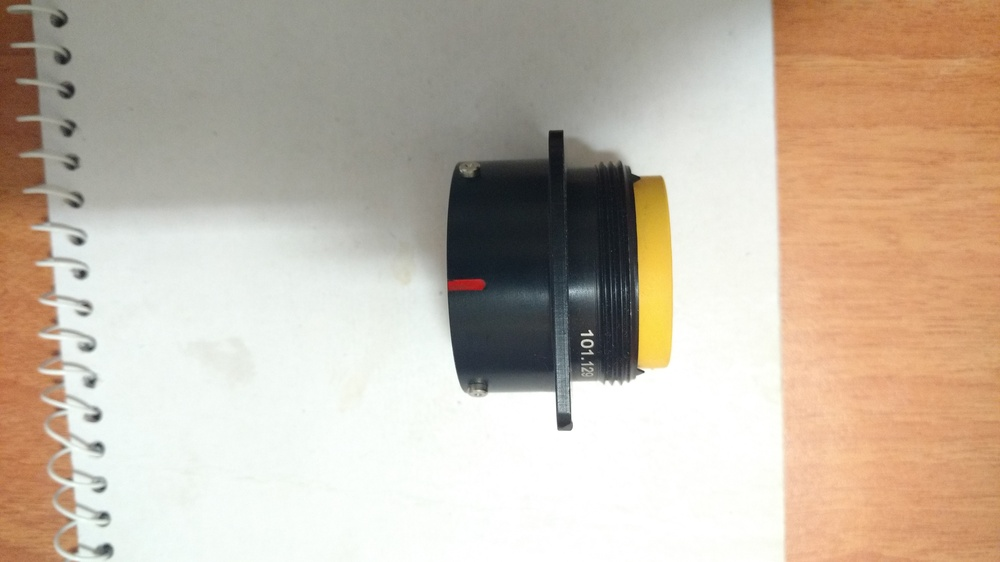
//> input picture New folder/IMG_20160225_114742755.jpg, 1000 x 562 px, shrunk from 5344 x 3006 before the run, given in place of the camera
$ ./SirsCode   (built with g++ and OpenCV 4)
//> lines starting //> are read from the running program, lines starting //| are printed output that depends on the picture; after the words box and inside, x2 and y2 are one past the last pixel; in counts of white or black regions, pixels touching at a corner belong together
#include "opencv2/opencv.hpp"
#include "opencv2/highgui/highgui.hpp"
#include "opencv2/imgproc/imgproc.hpp"
#include "opencv2/core/operations.hpp"

using namespace cv;
using namespace std;

Mat red_hue_image,src,hsv,src_gray;


int thresh = 100;
int max_thresh = 255;
RNG rng(12345);
int i = 0;

/// Function headers
void thresh_callback(int, void*);
string getImageType(int);

int main(int, char**)
{
	VideoCapture cap(0); // open the default camera
	if (!cap.isOpened())  // check if we succeeded
		return -1;
	cap >> src;
//> src is the input picture: 562 rows x 1000 cols, CV_8UC3; mean B, G, R 167, 183.3, 197
	Mat OrMat(src.rows, src.cols, 0);
	Mat AndMat(src.rows, src.cols, 0);

	int x = 1;
	int fps = 10;
	int flag = 0;

	for (;;)
	{
		cap >> src;
		imshow("Original", src);
		if (waitKey(30) >= 0)
//> the Esc key is pressed
			break;
		cvtColor(src, hsv, COLOR_BGR2HSV);	//save hsv
		Mat lower_hue_range;
		Mat upper_hue_range;
		inRange(hsv, Scalar(0, 25, 55), Scalar(15, 255, 230), lower_hue_range);
		inRange(hsv, Scalar(160, 100, 55), Scalar(179, 255, 230), upper_hue_range);
		addWeighted(lower_hue_range, 1.0, upper_hue_range, 1.0, 0.0, red_hue_image);	//by now you have the reds in red_hue_image
		GaussianBlur(red_hue_image, red_hue_image, Size(9, 9), 1, 1);	//blur the red matrix
		imshow("Only Red", red_hue_image);	//show the red matrix
		thresh_callback(0, 0);
	}

	for (int i=0;i<40;i++)
	{
		cap >> src;
		cvtColor(src, hsv, COLOR_BGR2HSV);	//save hsv
//> hsv: 562 rows x 1000 cols, CV_8UC3; mean H, S, V 38.9, 45.5, 199.5
		Mat lower_hue_range;
		Mat upper_hue_range;
		inRange(hsv, Scalar(0, 25, 55), Scalar(15, 255, 230), lower_hue_range);
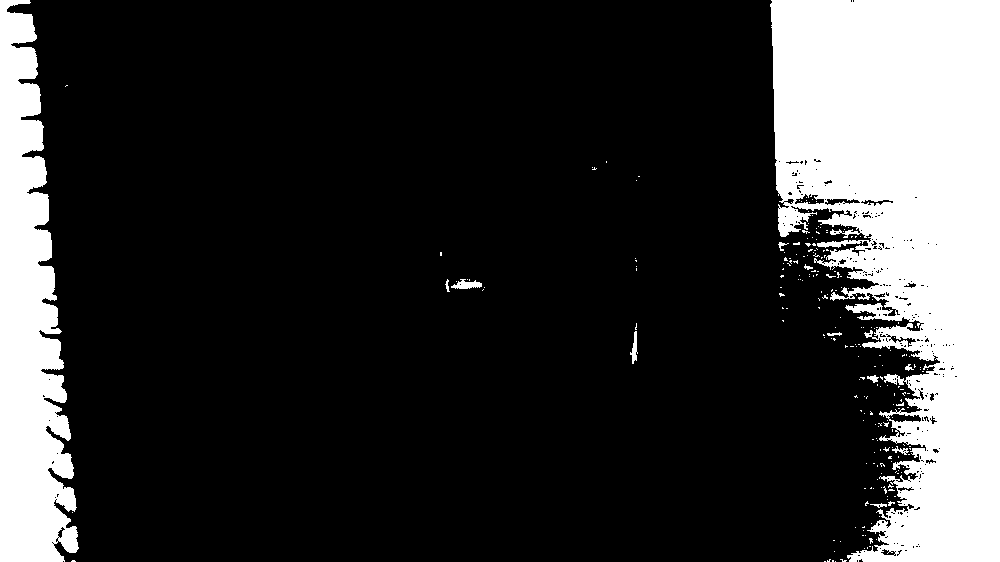
//> lower_hue_range: 562 rows x 1000 cols, CV_8UC1; 21.1% white; 233 white regions (221 under 20 px), largest, box (x1, y1, x2, y2) and area: (770, 0, 1000, 562) 88014, (0, 0, 79, 562) 28973, (451, 279, 482, 289) 185
		inRange(hsv, Scalar(160, 100, 55), Scalar(179, 255, 230), upper_hue_range);
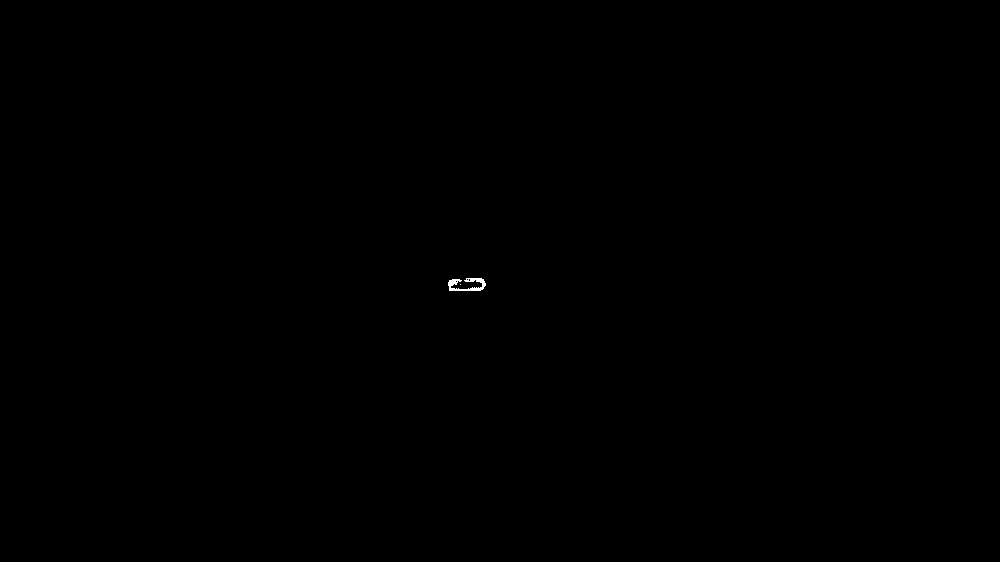
//> upper_hue_range: 562 rows x 1000 cols, CV_8UC1; 0.05% white; 2 white regions (1 under 20 px), largest, box (x1, y1, x2, y2) and area: (448, 278, 486, 291) 252
		addWeighted(lower_hue_range, 1.0, upper_hue_range, 1.0, 0.0, red_hue_image);	//by now you have the reds in red_hue_image
//> red_hue_image: 562 rows x 1000 cols, CV_8UC1; 21.1% white; 227 white regions (216 under 20 px), largest, box (x1, y1, x2, y2) and area: (770, 0, 1000, 562) 88014, (0, 0, 79, 562) 28973, (445, 278, 486, 292) 476
		GaussianBlur(red_hue_image, red_hue_image, Size(9, 9), 1, 1);	//blur the red matrix
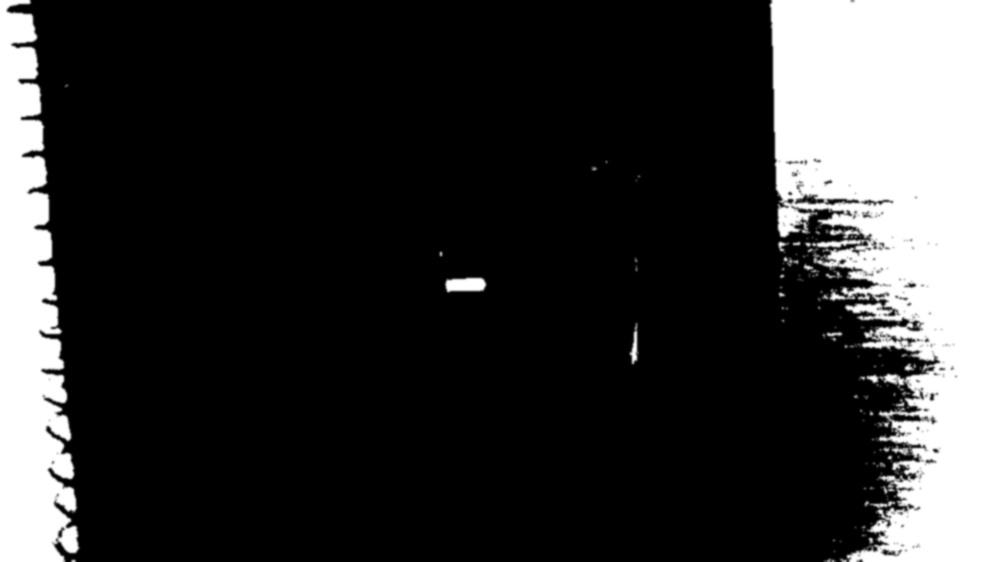
//> red_hue_image: 562 rows x 1000 cols, CV_8UC1; min 0, max 255, mean 53.8
		thresh_callback(0, 0);
		//imshow("OrMat", OrMat);
		bitwise_or(OrMat, red_hue_image, OrMat);
		bitwise_and(AndMat, red_hue_image, AndMat);
	}

	//bitwise_not(OrMat, OrMat);
	imshow("OrMat", OrMat);
	imshow("AndMat", AndMat);

	//now take row sum and column sum
	Mat rowsum = Mat(1, OrMat.rows, OrMat.type());
	Mat colsum = Mat(1, OrMat.cols, OrMat.type());

	Scalar rowmean,colmean;
	Scalar rowstdv, colstdv;
	try
	{
		reduce(OrMat, rowsum, 0, CV_REDUCE_SUM, CV_32SC1);
		reduce(OrMat, colsum, 1, CV_REDUCE_SUM, CV_32SC1);
		//cout << rowsum << endl << endl << colsum;
		meanStdDev(rowsum,rowmean,rowstdv);
		meanStdDev(colsum,colmean,colstdv);
		cout << "Row Mean - " << rowmean[0];
		cout << "\nRow Standard Deviation - " << rowstdv[0];
		cout << "\nColumn Mean - "<< colmean[0];
		cout << "\nColumn Standard Deviation - " << colstdv[0];
	}
	catch(Exception e)
	{
		cout << e.err;
	}


	waitKey(0);
	return 0;
}

void thresh_callback(int, void*)
{
	Mat canny_output;
	vector<vector<Point> > contours;
	vector<Vec4i> hierarchy;

	/// Detect edges using canny
	Canny(red_hue_image, canny_output, thresh, thresh * 2, 3);
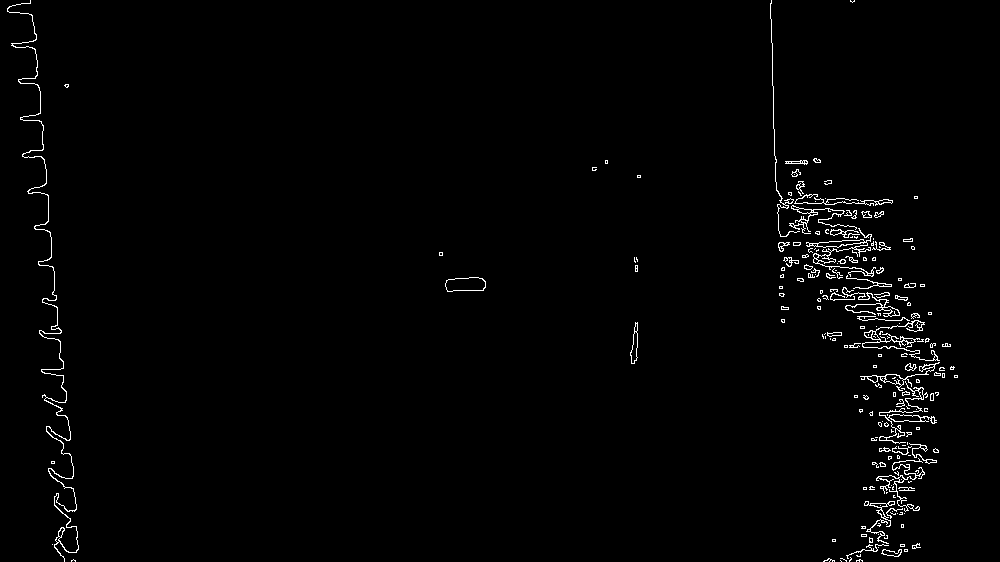
//> canny_output: 562 rows x 1000 cols, CV_8UC1; 1.4% white in thin lines or dots
	/// Find contours
	findContours(canny_output, contours, hierarchy, CV_RETR_TREE, CV_CHAIN_APPROX_SIMPLE, Point(0, 0));
//> contours = 366 contours, 300 with area under 20; largest, box (x1, y1, x2, y2) and area: (445, 277, 486, 292) 468, (445, 277, 486, 292) 462, (806, 228, 876, 277) 414, (879, 381, 937, 444) 326, (860, 362, 940, 391) 286

	/// Draw contours
	Mat drawing = Mat::zeros(canny_output.size(), CV_8UC3);
	for (int i = 0; i< contours.size(); i++)
	{
		drawContours(drawing, contours, i, Scalar(255, 255, 255), 2, 8, hierarchy, 0, Point());
	}
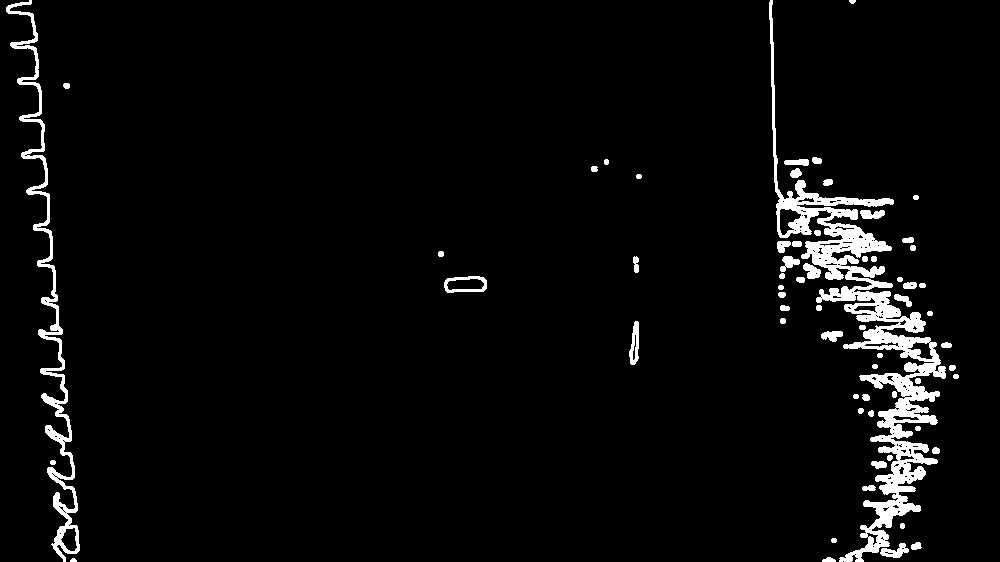
//> drawing: 562 rows x 1000 cols, CV_8UC3; 4% white; 63 white regions, largest, box (x1, y1, x2, y2) and area: (769, 0, 946, 562) 14381, (6, 0, 80, 562) 4315, (444, 276, 487, 293) 313

	/// Show in a window
	namedWindow("Contours", CV_WINDOW_AUTOSIZE);
	imshow("Contours", drawing);
}

string getImgType(int imgTypeInt)
{
	int numImgTypes = 35; // 7 base types, with five channel options each (none or C1, ..., C4)

	int enum_ints[] = { CV_8U,  CV_8UC1,  CV_8UC2,  CV_8UC3,  CV_8UC4,
		CV_8S,  CV_8SC1,  CV_8SC2,  CV_8SC3,  CV_8SC4,
		CV_16U, CV_16UC1, CV_16UC2, CV_16UC3, CV_16UC4,
		CV_16S, CV_16SC1, CV_16SC2, CV_16SC3, CV_16SC4,
		CV_32S, CV_32SC1, CV_32SC2, CV_32SC3, CV_32SC4,
		CV_32F, CV_32FC1, CV_32FC2, CV_32FC3, CV_32FC4,
		CV_64F, CV_64FC1, CV_64FC2, CV_64FC3, CV_64FC4 };

	string enum_strings[] = { "CV_8U",  "CV_8UC1",  "CV_8UC2",  "CV_8UC3",  "CV_8UC4",
		"CV_8S",  "CV_8SC1",  "CV_8SC2",  "CV_8SC3",  "CV_8SC4",
		"CV_16U", "CV_16UC1", "CV_16UC2", "CV_16UC3", "CV_16UC4",
		"CV_16S", "CV_16SC1", "CV_16SC2", "CV_16SC3", "CV_16SC4",
		"CV_32S", "CV_32SC1", "CV_32SC2", "CV_32SC3", "CV_32SC4",
		"CV_32F", "CV_32FC1", "CV_32FC2", "CV_32FC3", "CV_32FC4",
		"CV_64F", "CV_64FC1", "CV_64FC2", "CV_64FC3", "CV_64FC4" };

	for (int i = 0; i<numImgTypes; i++)
	{
		if (imgTypeInt == enum_ints[i]) return enum_strings[i];
	}
	return "unknown image type";
}
